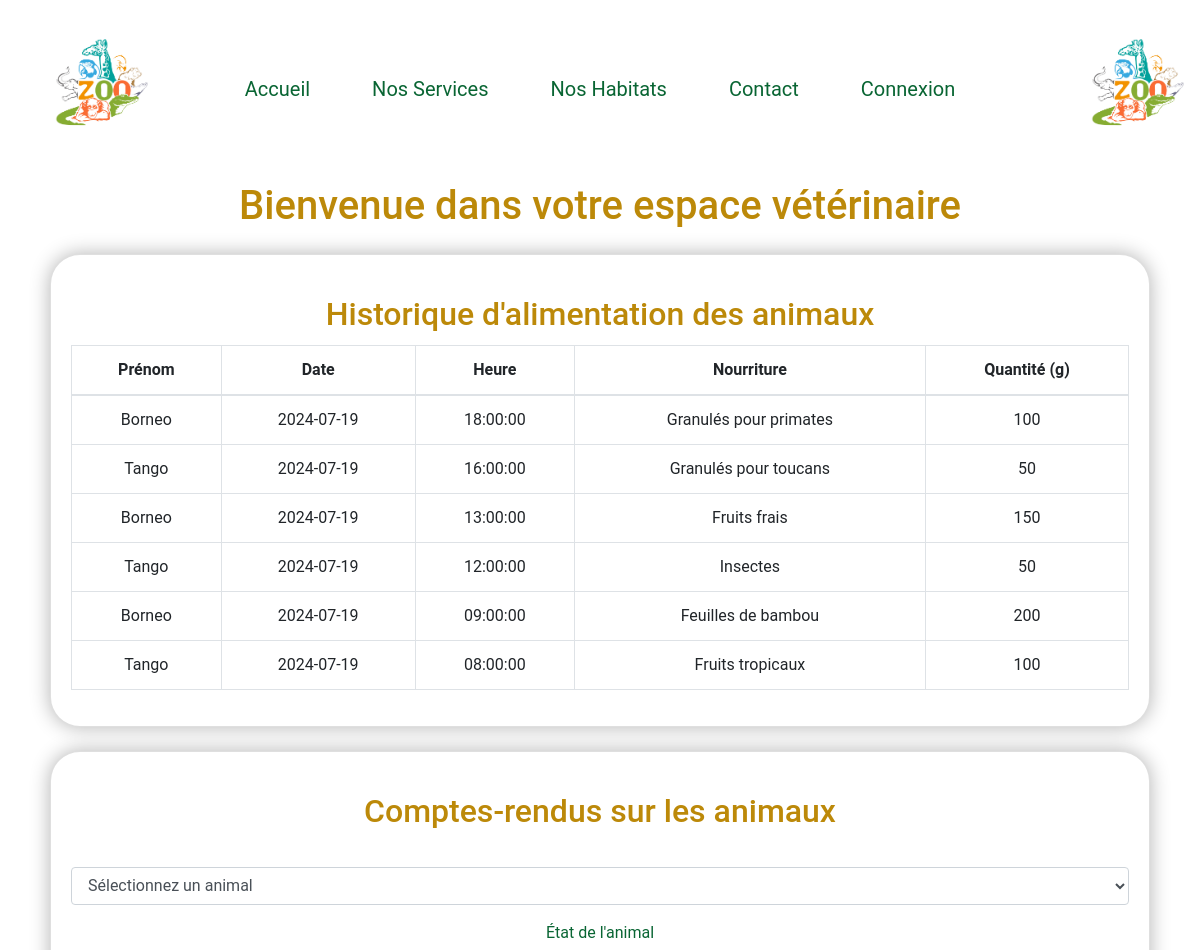
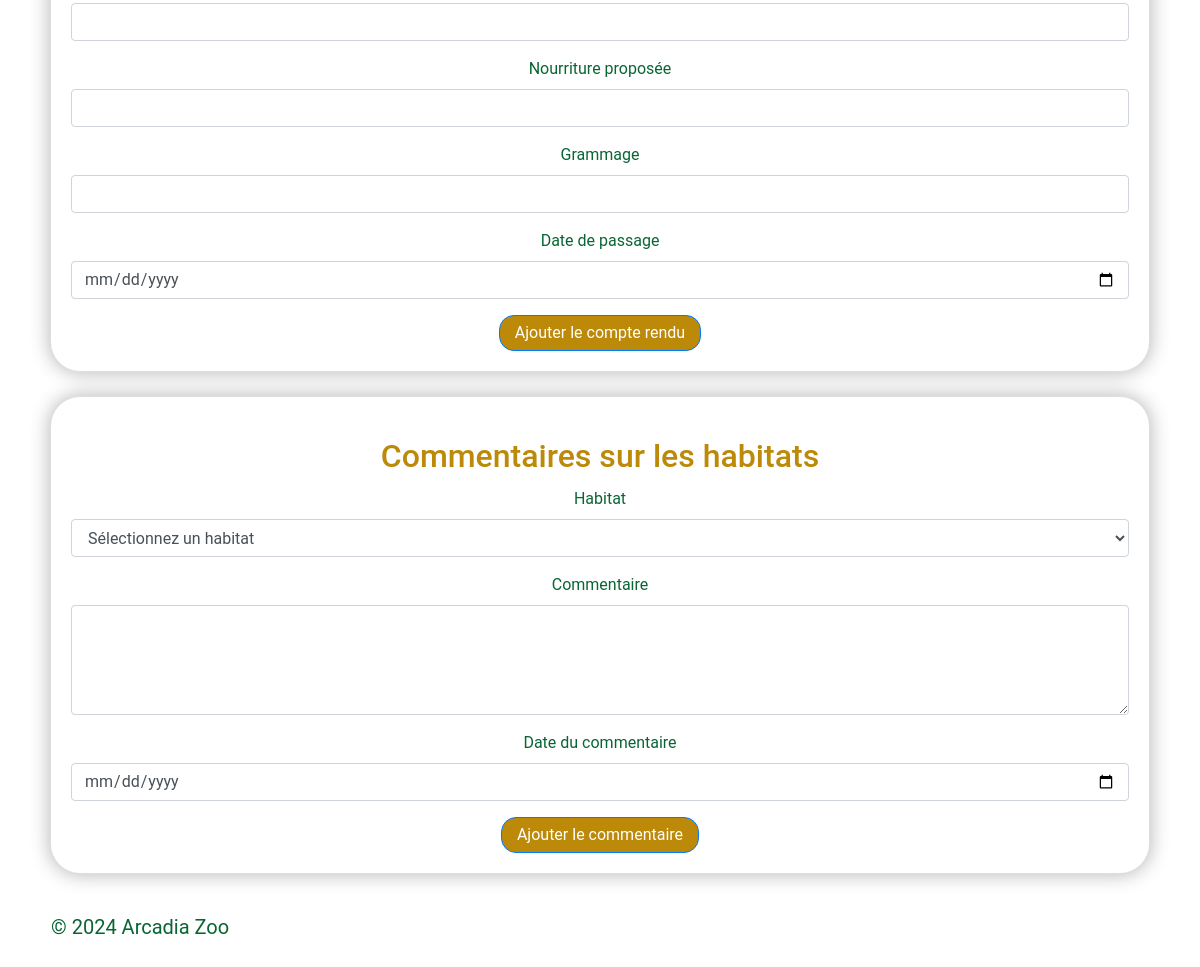
The page /back-end-php/users/veterinaire/veterinaire_dashboard.php (signed in) on the database its author committed (2 pictures, top to bottom).
### tables this page shows
CREATE TABLE `AlimentationAnimaux` (
  `id` int(11) NOT NULL,
  `Prenom` varchar(255) NOT NULL,
  `DateAlimentation` date NOT NULL,
  `HeureAlimentation` time NOT NULL,
  `Nourriture` varchar(255) NOT NULL,
  `Quantite` int(11) NOT NULL
);

### back-end-php/users/veterinaire/veterinaire_dashboard.php (the view, shortened to what this page needs)
<?php
require '../../config.php';
$sql_alimentation = "SELECT Prenom, DateAlimentation, HeureAlimentation, Nourriture, Quantite FROM AlimentationAnimaux ORDER BY DateAlimentation DESC, HeureAlimentation DESC";
$stmt_alimentation = $conn->prepare($sql_alimentation);
$stmt_alimentation->execute();
$alimentation = $stmt_alimentation->fetchAll(PDO::FETCH_ASSOC);
?>
<!DOCTYPE html>
<html lang="fr">
<head>
    <link rel="stylesheet" href="https://stackpath.bootstrapcdn.com/bootstrap/4.5.2/css/bootstrap.min.css">
    <link rel="stylesheet" href="/assets/style.css">
</head>
<body>
<header>
    <div class="container">
        <div class="row align-items-center">
            <div class="col-md-1">
                <a href="/index.html">
                    <img src="/assets/images/logo-arcadia.jpeg" alt="Logo Arcadia Zoo" class="logo" />
                </a>
            </div>
            <div class="col-md-10">
                <nav>
                    <ul class="nav justify-content-center">
                        <li class="nav-item">
                            <a href="/index.html" class="nav-link" style="font-size: 20px">Accueil</a>
                        </li>
                        <li class="nav-item">
                            <a href="/public/services.php" class="nav-link" style="font-size: 20px">Nos Services</a>
                        </li>
                        <li class="nav-item">
                            <a href="/public/habitats.php" class="nav-link" style="font-size: 20px">Nos Habitats</a>
                        </li>
                        <li class="nav-item">
                            <a href="/public/contact.html" class="nav-link" style="font-size: 20px">Contact</a>
                        </li>
                        <li class="nav-item" id="loginNavItem">
                            <a id="loginLink" href="/public/connexion.html" class="nav-link" style="font-size: 20px">Connexion</a>
                        </li>
                    </ul>
                </nav>
            </div>
            <div class="col-md-1">
                <a href="/index.html">
                    <img src="/assets/images/logo-arcadia.jpeg" alt="Logo Arcadia Zoo" class="logo" />
                </a>
            </div>
        </div>
    </div>
</header>
<main class="container mt-4">
    <h1 class="text-center mb-4">Bienvenue dans votre espace vétérinaire</h1>
    <div class="card mt-4">
        <div class="card-body">
            <h2 class="card-title">Historique d'alimentation des animaux</h2>
            <table class="table table-bordered">
                <thead>
                    <tr>
                        <th>Prénom</th>
                        <th>Date</th>
                        <th>Heure</th>
                        <th>Nourriture</th>
                        <th>Quantité (g)</th>
                    </tr>
                </thead>
                <tbody>
                    <?php foreach ($alimentation as $al) : ?>
                        <tr>
                            <td><?= htmlspecialchars($al['Prenom']) ?></td>
                            <td><?= htmlspecialchars($al['DateAlimentation']) ?></td>
                            <td><?= htmlspecialchars($al['HeureAlimentation']) ?></td>
                            <td><?= htmlspecialchars($al['Nourriture']) ?></td>
                            <td><?= htmlspecialchars($al['Quantite']) ?></td>
                        </tr>
                    <?php endforeach; ?>
                </tbody>
            </table>
        </div>
    </div>
    <div class="card mt-4">
        <div class="card-body">
            <h2 class="card-title">Comptes-rendus sur les animaux</h2>
            <form method="POST" action="">
                <div class="form-group">
                    <select id="animal" name="animal" class="form-control" required>
                        <option value="">Sélectionnez un animal</option>
                    </select>
                </div>
                <div class="form-group">
                    <label for="etat_animal">État de l'animal</label>
                    <input type="text" id="etat_animal" name="etat_animal" class="form-control" required>
                </div>
                <div class="form-group">
                    <label for="nourriture">Nourriture proposée</label>
                    <input type="text" id="nourriture" name="nourriture" class="form-control" required>
                </div>
                <div class="form-group">
                    <label for="grammage">Grammage</label>
                    <input type="number" id="grammage" name="grammage" class="form-control" required>
                </div>
                <div class="form-group">
                    <label for="date_passage">Date de passage</label>
                    <input type="date" id="date_passage" name="date_passage" class="form-control" required>
                </div>
                <button type="submit" name="submit_compte_rendu" class="btn btn-primary">Ajouter le compte rendu</button>
            </form>
        </div>
    </div>
    <div class="card mt-4">
        <div class="card-body">
            <h2 class="card-title">Commentaires sur les habitats</h2>
            <form method="POST" action="">
                <div class="form-group">
                    <label for="habitat">Habitat</label>
                    <select id="habitat" name="habitat" class="form-control" required>
                        <option value="">Sélectionnez un habitat</option>
                    </select>
                </div>
                <div class="form-group">
                    <label for="commentaire">Commentaire</label>
                    <textarea id="commentaire" name="commentaire" class="form-control" rows="4" required></textarea>
                </div>
                <div class="form-group">
                    <label for="date_commentaire">Date du commentaire</label>
                    <input type="date" id="date_commentaire" name="date_commentaire" class="form-control" required>
                </div>
                <button type="submit" name="submit_commentaire" class="btn btn-primary">Ajouter le commentaire</button>
            </form>
        </div>
    </div>
</main>
<footer>
    <ul>
        <li class="nav-item">
            <a href="/index.html" class="nav-link" style="font-size: 20px">&copy; 2024 Arcadia Zoo</a>
        </li>
    </ul>
</footer>
</body>
</html>

### assets/style.css (style rules this page uses)
body, h3, h4, p, ul, li, a { margin: 10px; padding: 0px; list-style: none; text-decoration: none; font-family: 'Roboto', sans-serif; color: #096533; }
h1, h2, h5, h6 { color: #bc8909; text-align: center; margin: 20px; }
.container { margin: 0 auto; padding: 0 20px; }
.logo { width: 100px; height: 100px; margin: 0 auto; display: block; }
.nav-item { display: inline-block; margin: 0 5px; }
.nav-link { color: #096533; }
img { border-radius: 10px; }
.btn { display: inline-block; padding: 5px 15px; background-color: #bc8909; color: #fff; border-radius: 15px; transition: background-color 0.3s ease; }
.card { width: 100%; border-radius: 30px; overflow: hidden; margin-bottom: 20px; box-shadow: 0 0 20px rgba(0, 0, 0, 0.3); }
.card-body { padding: 20px; text-align: center; }

### rows shown on the page
alimentationanimaux: Prenom "Borneo", DateAlimentation "2024-07-19", HeureAlimentation "18:00:00", Nourriture "Granulés pour primates", Quantite "100"
alimentationanimaux: Prenom "Tango", DateAlimentation "2024-07-19", HeureAlimentation "16:00:00", Nourriture "Granulés pour toucans", Quantite "50"
alimentationanimaux: Prenom "Borneo", DateAlimentation "2024-07-19", HeureAlimentation "13:00:00", Nourriture "Fruits frais", Quantite "150"
alimentationanimaux: Prenom "Tango", DateAlimentation "2024-07-19", HeureAlimentation "12:00:00", Nourriture "Insectes", Quantite "50"
alimentationanimaux: Prenom "Borneo", DateAlimentation "2024-07-19", HeureAlimentation "09:00:00", Nourriture "Feuilles de bambou", Quantite "200"
alimentationanimaux: Prenom "Tango", DateAlimentation "2024-07-19", HeureAlimentation "08:00:00", Nourriture "Fruits tropicaux", Quantite "100"
